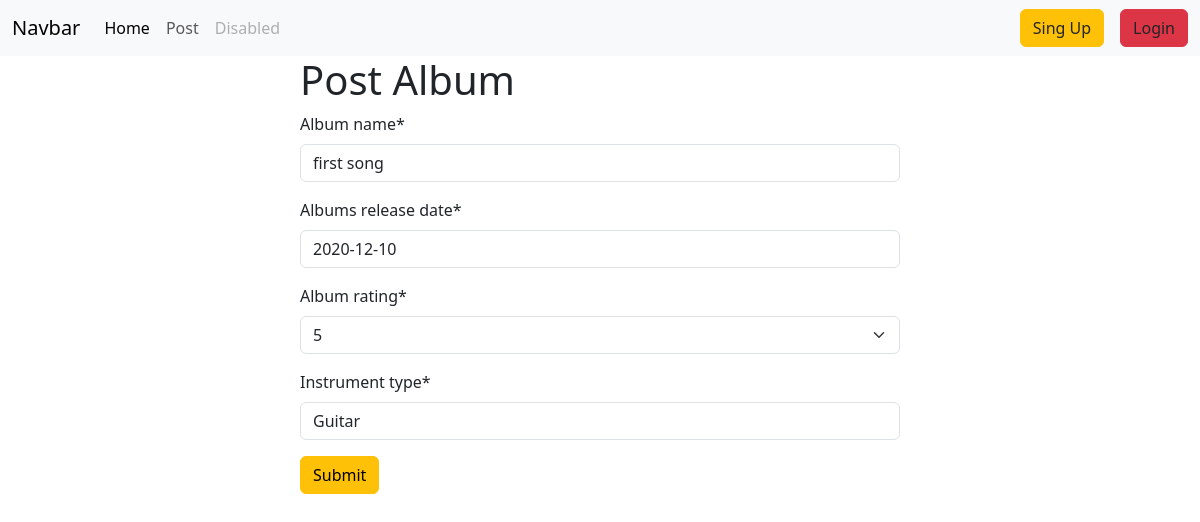
Page /edit/2 on the committed database.
### album/models.py (models this page shows, shortened)
class albums(models.Model):
    Album_name = models.CharField(max_length=100)
    author = models.ForeignKey(User, on_delete=models.CASCADE)
    albums_release_date = models.DateField()
    album_rating = models.CharField(max_length = 5, choices=lists)
    Instrument_type = models.CharField(max_length=50)

### album/views.py (the view)
# urls.py: path('edit/<int:id>', views.edit, name='edit'),
def edit(request, id):
    posts = models.albums.objects.get(pk=id)
    album_form = forms.albumForm(instance=posts)
    if request.method == 'POST':
        album_form = forms.albumForm(request.POST, instance=posts)
        if album_form.is_valid():
            album_form.save()
            return redirect('home')
    return render(request, 'album.html', {'form' : album_form})

### album/forms.py
class albumForm(forms.ModelForm):
    class Meta:
        model = albums
        fields = '__all__'
        exclude = ['author']

### album/templates/album.html (shortened to what this page needs)
{% extends "base.html" %}
{%  load crispy_forms_tags %}
{% block content %}
<form style="width:50% ; margin : auto" method="post">
    <h1>Post Album</h1>
    {{form|crispy}}
<button class="btn btn-warning">Submit</button>
</form>
{% endblock  %}

### rows in the picture
albums: Album_name "first song", albums_release_date "2020-12-10", album_rating "5", Instrument_type "Guitar"
